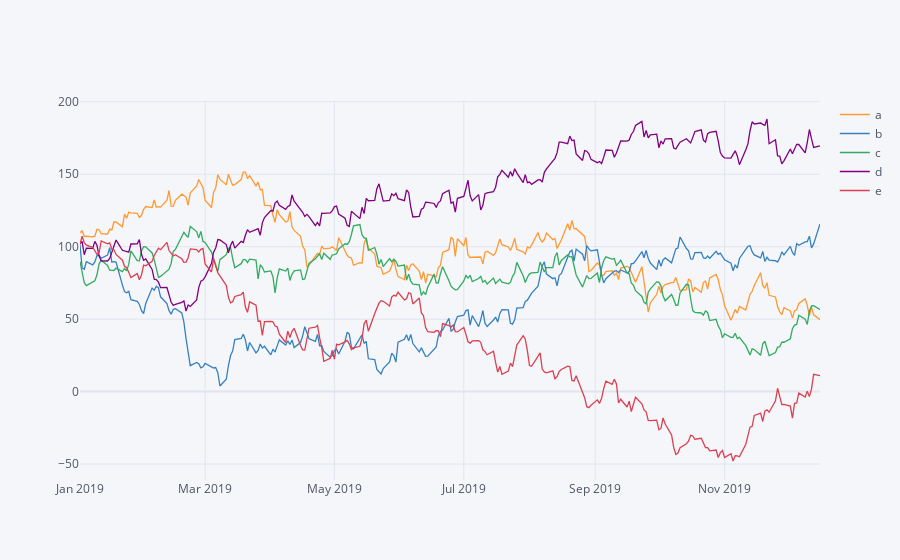

Notebook cell for this chart:
### Code cell
plyo.iplot(df.iplot(asFigure = True),
           filename = 'ply_01')

### Figure 1 — Plotly figure (JSON) as saved in the notebook; plotly's stock layout.template omitted (floating-point values rounded to 4 significant figures; data arrays with more than 128 entries replaced by an {"elided": "..."} marker saying what was removed)
{"data": [{"line": {"color": "rgba(255, 153, 51, 1.0)", "dash": "solid", "shape": "linear", "width": 1.3}, "mode": "lines", "name": "a", "text": "", "type": "scatter", "x": {"elided": "250 str values"}, "y": {"elided": "250 float values"}}, {"line": {"color": "rgba(55, 128, 191, 1.0)", "dash": "solid", "shape": "linear", "width": 1.3}, "mode": "lines", "name": "b", "text": "", "type": "scatter", "x": {"elided": "250 str values"}, "y": {"elided": "250 float values"}}, {"line": {"color": "rgba(50, 171, 96, 1.0)", "dash": "solid", "shape": "linear", "width": 1.3}, "mode": "lines", "name": "c", "text": "", "type": "scatter", "x": {"elided": "250 str values"}, "y": {"elided": "250 float values"}}, {"line": {"color": "rgba(128, 0, 128, 1.0)", "dash": "solid", "shape": "linear", "width": 1.3}, "mode": "lines", "name": "d", "text": "", "type": "scatter", "x": {"elided": "250 str values"}, "y": {"elided": "250 float values"}}, {"line": {"color": "rgba(219, 64, 82, 1.0)", "dash": "solid", "shape": "linear", "width": 1.3}, "mode": "lines", "name": "e", "text": "", "type": "scatter", "x": {"elided": "250 str values"}, "y": {"elided": "250 float values"}}], "layout": {"autosize": true, "legend": {"bgcolor": "#F5F6F9", "font": {"color": "#4D5663"}}, "paper_bgcolor": "#F5F6F9", "plot_bgcolor": "#F5F6F9", "title": {"font": {"color": "#4D5663"}}, "xaxis": {"autorange": true, "gridcolor": "#E1E5ED", "range": ["2019-01-01", "2019-12-16"], "showgrid": true, "tickfont": {"color": "#4D5663"}, "title": {"font": {"color": "#4D5663"}, "text": ""}, "type": "date", "zerolinecolor": "#E1E5ED"}, "yaxis": {"autorange": true, "gridcolor": "#E1E5ED", "range": [-60.98, 201.2], "showgrid": true, "tickfont": {"color": "#4D5663"}, "title": {"font": {"color": "#4D5663"}, "text": ""}, "type": "linear", "zerolinecolor": "#E1E5ED"}}}
